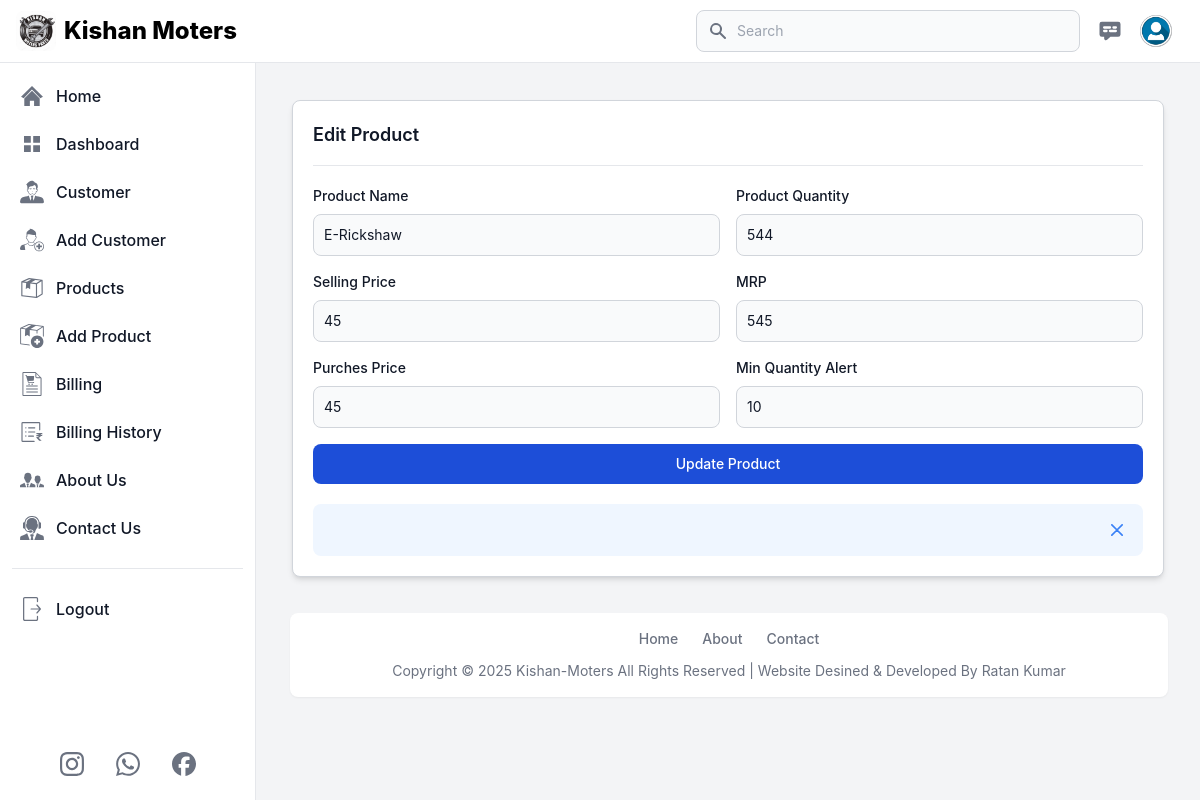
/edit_product/10 (signed in), run on an earlier commit of the app's database.
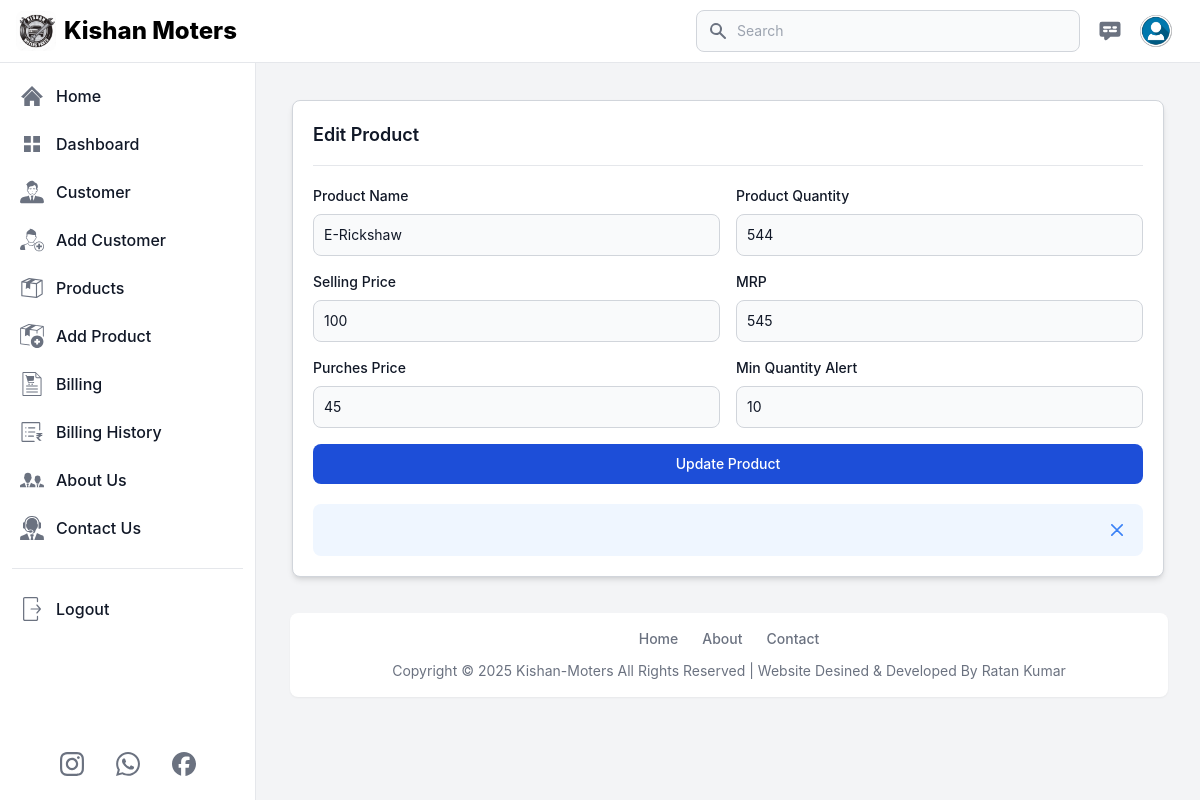
And on a later commit of the database.
### app.py (models this page shows, shortened)
class Products(db.Model):
    id = db.Column(db.Integer, primary_key=True)
    user_id = db.Column(db.Integer, db.ForeignKey('user.id'), nullable=False)
    prod_name = db.Column(db.String(100), nullable=False)
    prod_quantity = db.Column(db.Integer, nullable=False)
    prod_sell_price = db.Column(db.Integer, nullable=False)
    prod_mrp = db.Column(db.Integer, nullable=False)
    prod_buy_price = db.Column(db.Integer, nullable=False)
    prod_min_quantity = db.Column(db.Integer, nullable=False)

### app.py (the view)
@app.route('/edit_product/<int:id>', methods=['GET'])
def edit_product(id):
    if 'email' in session:
        user = User.query.filter_by(email=session['email']).first()
        product = Products.query.filter_by(id=id, user_id=user.id).first()
        messages = Contact_us.query.order_by(Contact_us.id.desc()).all()
        if not product :
            flash('Data not found or you do not have permission to edit this data.', 'error')
            return redirect('/products')
        return render_template('edit_product.html', title='Edit Product', user=user, product=product, messages=messages)
    else:
        flash('You need to login first.', 'error')
        return redirect('/login')

### templates/edit_product.html (shortened to what the changed rows need)
{% extends 'layout.html' %}
{% block content %}
<main class="p-4 md:ml-64 h-auto pt-20">
    <div class="p-5 m-2 md:m-5 bg-white dark:bg-gray-800 rounded-lg shadow-md border border-gray-300 dark:border-gray-700">
        <form action="{{ url_for('update_data', id=product.id) }}" method="post">
            <div class="grid gap-4 mb-4 sm:grid-cols-2">
                <div>
                    <label for="Product Name"
                        class="block mb-2 text-sm font-medium text-gray-900 dark:text-white">Product Name</label>
                    <input type="text" name="product_name" id="product_name" value="{{product.prod_name}}"
                        class="bg-gray-50 border border-gray-300 text-gray-900 text-sm rounded-lg focus:ring-primary-600 focus:border-primary-600 block w-full p-2.5 dark:bg-gray-700 dark:border-gray-600 dark:placeholder-gray-400 dark:text-white dark:focus:ring-primary-500 dark:focus:border-primary-500"
                        placeholder="Enter Product Name" required="">
                </div>
                <div>
                    <label for="Product Quantity"
                        class="block mb-2 text-sm font-medium text-gray-900 dark:text-white">Product Quantity</label>
                    <input type="number" name="product_quantity" value="{{product.prod_quantity}}"id="product_quantity"
                        class="bg-gray-50 border border-gray-300 text-gray-900 text-sm rounded-lg focus:ring-primary-600 focus:border-primary-600 block w-full p-2.5 dark:bg-gray-700 dark:border-gray-600 dark:placeholder-gray-400 dark:text-white dark:focus:ring-primary-500 dark:focus:border-primary-500"
                        placeholder="50" required="">
                </div>
                <div>
                    <label for="Selling Price"
                        class="block mb-2 text-sm font-medium text-gray-900 dark:text-white">Selling Price</label>
                    <input type="number" name="selling_price" id="selling_price" value="{{product.prod_sell_price}}"
                        class="bg-gray-50 border border-gray-300 text-gray-900 text-sm rounded-lg focus:ring-primary-600 focus:border-primary-600 block w-full p-2.5 dark:bg-gray-700 dark:border-gray-600 dark:placeholder-gray-400 dark:text-white dark:focus:ring-primary-500 dark:focus:border-primary-500"
                        placeholder="₹550" required="">
                </div>
                <div>
                    <label for="MRP" class="block mb-2 text-sm font-medium text-gray-900 dark:text-white">MRP</label>
                    <input type="number" name="mrp" id="mrp" value="{{product.prod_mrp}}"
                        class="bg-gray-50 border border-gray-300 text-gray-900 text-sm rounded-lg focus:ring-primary-600 focus:border-primary-600 block w-full p-2.5 dark:bg-gray-700 dark:border-gray-600 dark:placeholder-gray-400 dark:text-white dark:focus:ring-primary-500 dark:focus:border-primary-500"
                        placeholder="₹550" required="">
                </div>
                <div>
                    <label for="Purches Price"
                        class="block mb-2 text-sm font-medium text-gray-900 dark:text-white">Purches Price
                    </label>
                    <input type="number" name="purches_price" id="purches_price" value="{{product.prod_buy_price}}"
                        class="bg-gray-50 border border-gray-300 text-gray-900 text-sm rounded-lg focus:ring-primary-600 focus:border-primary-600 block w-full p-2.5 dark:bg-gray-700 dark:border-gray-600 dark:placeholder-gray-400 dark:text-white dark:focus:ring-primary-500 dark:focus:border-primary-500"
                        placeholder="₹550" required="">
                </div>
                <div>
                    <label for="Min Quantity" class="block mb-2 text-sm font-medium text-gray-900 dark:text-white">Min
                        Quantity Alert</label>
                    <input type="number" name="min_quantity" id="min_quantity" value="{{product.prod_min_quantity}}"
                        class="bg-gray-50 border border-gray-300 text-gray-900 text-sm rounded-lg focus:ring-primary-600 focus:border-primary-600 block w-full p-2.5 dark:bg-gray-700 dark:border-gray-600 dark:placeholder-gray-400 dark:text-white dark:focus:ring-primary-500 dark:focus:border-primary-500"
                        placeholder="50" required="">
                </div>
            </div>
        </form>
    </div>
</main>
{% endblock %}

What changed in the data, as far as the page shows it:
changed Products "E-Rickshaw": selling_price "45" → "100"
